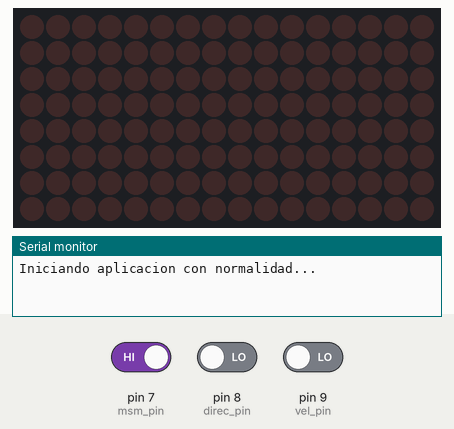
The sketch below on a simulated Arduino Uno, built with avr-gcc and run on an emulated ATmega328P. On the bench: 16×8 LED matrix, the last lines printed to the serial monitor. The inputs (shaded band) are chosen by the test bench; at power-on: pin 7 (msm_pin) HIGH, pin 8 (direc_pin) LOW, pin 9 (vel_pin) LOW.

Above: at 1.2 s.
1.3 s: pin 7 (msm_pin) driven LOW
At 1.75 s:
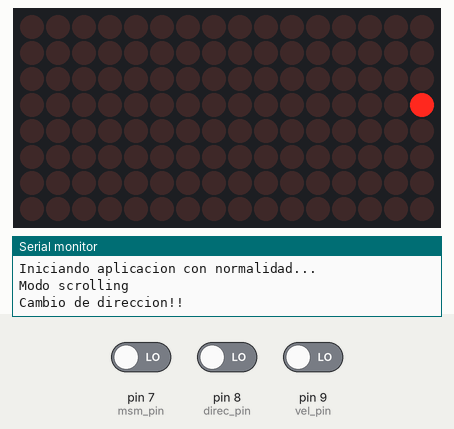
4.0 s: pin 8 (direc_pin) driven HIGH
At 4.47 s:
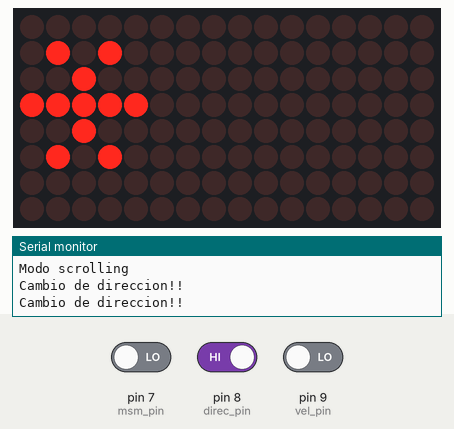
5.5 s: pin 9 (vel_pin) driven HIGH
At 5.9 s:
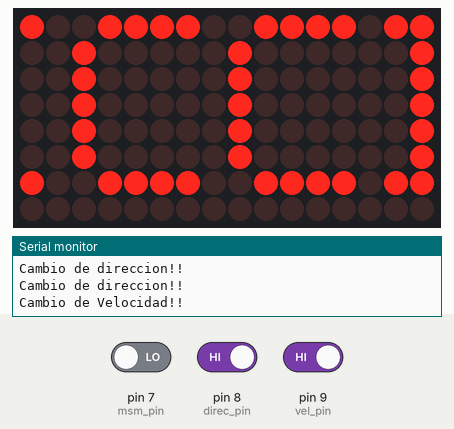
7.5 s: pin 8 (direc_pin) driven LOW
At 8.6 s:
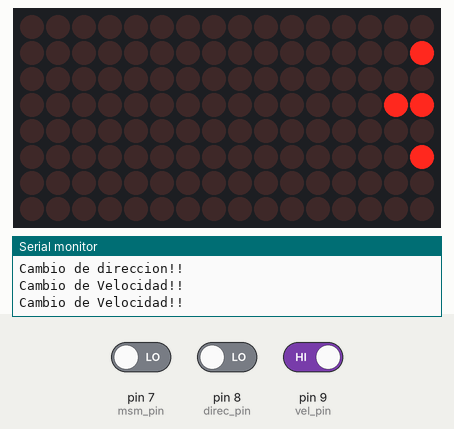
10.2 s: pin 9 (vel_pin) driven LOW
At 10.75 s:
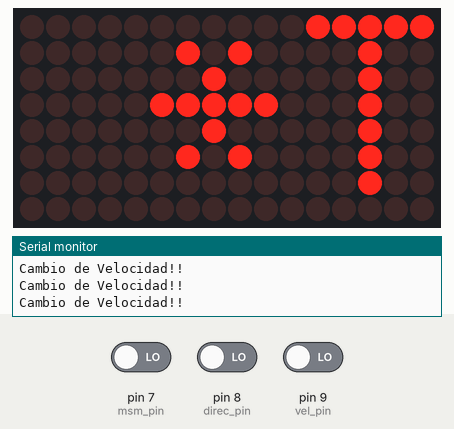
12.4 s: pin 7 (msm_pin) driven HIGH
At 13.6 s:
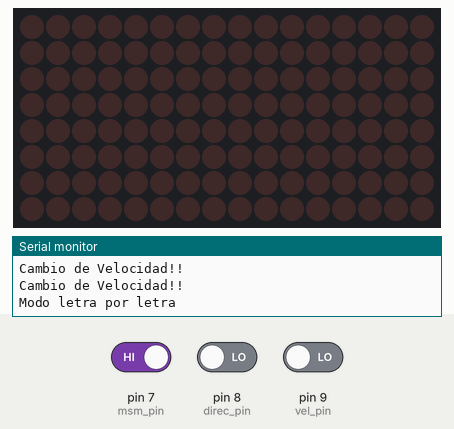
Timing chart, 0 to 14.9 s (numbered marks = the images above; inputs shaded):
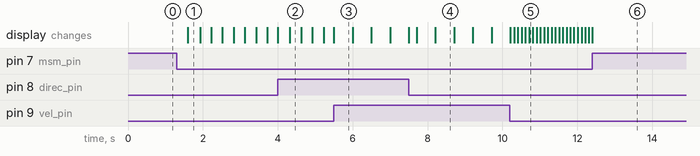

The sketch:

ARQUI_P1_Slider.ino
```cpp
//Importaciones
#include <MD_Parola.h>
#include <MD_MAX72xx.h>
#include <SPI.h>

//Codigo de control de matriz
//Configuracion de las matrices
#define HARDWARE_TYPE MD_MAX72XX::ICSTATION_HW
#define MAX_DEVICES 2
#define CLK_PIN   13
#define DATA_PIN  11
#define CS_PIN    10
int direc_pin =8;
int vel_pin=9;
int msm_pin=7;
int indice=0;

MD_Parola P = MD_Parola(HARDWARE_TYPE, CS_PIN, MAX_DEVICES);

//Parametros Scrolling

uint8_t scrollSpeed = 30;    // velocidad
textEffect_t scrollEffect = PA_SCROLL_LEFT;
textPosition_t scrollAlign = PA_LEFT;

uint16_t scrollPause = 1000; // en milisegundos

// Global message buffers shared by Serial and Scrolling functions
#define  BUF_SIZE  75
char curMessage[BUF_SIZE] = { "" };
char newMessage[BUF_SIZE] = { "*TP1 - GRUPO 11 - SECCION B*" };
bool newMessageAvailable = true;
int  direccionAnterior=1;
int modoAnterior=1;

void readSerial(void)
{

  static char *cp = newMessage;

  while (Serial.available()){
    *cp = (char)Serial.read();
    if ((*cp == '\n') || (cp - newMessage >= BUF_SIZE-2)){
      *cp = '\0'; // end the string

      cp = newMessage;
      newMessageAvailable = true;
    }
    else  // move char pointer to next position
      cp++;
  }
}
void cambioVelocidad(){
    if (digitalRead(vel_pin)==1){
    Serial.println("Cambio de Velocidad!!");
    if(scrollSpeed==30){
      scrollSpeed=100;
    }else{
      scrollSpeed=30;
    }
     P.setSpeed(scrollSpeed) ;
    delay(500);
  }

}

void cambioDireccion(){
  if (digitalRead(direc_pin)==1&&direccionAnterior==0){
    Serial.println("Cambio de direccion!!");
    direccionAnterior=1;
    scrollEffect = PA_SCROLL_RIGHT;
    scrollAlign = PA_RIGHT;
    P.displayClear();// limpia las matrices y se reinicia la animación
    P.displayText(curMessage, scrollAlign, scrollSpeed, scrollPause, scrollEffect, scrollEffect);
    delay(200);
  }
  if (digitalRead(direc_pin)==0&&direccionAnterior==1){
    Serial.println("Cambio de direccion!!");
    direccionAnterior=0;
    scrollEffect = PA_SCROLL_LEFT;
    scrollAlign = PA_LEFT;
    P.displayClear();// limpia las matrices y se reinicia la animación
    P.displayText(curMessage, scrollAlign, scrollSpeed, scrollPause, scrollEffect, scrollEffect);
    delay(200);
  }

}

void setup() {
  Serial.begin(9600);
  Serial.println("Iniciando aplicacion con normalidad...\n");

  P.begin();
  P.displayText(curMessage, scrollAlign, scrollSpeed, scrollPause, scrollEffect, scrollEffect);
  pinMode(direc_pin,INPUT);
  pinMode(vel_pin,INPUT);
  pinMode(msm_pin,INPUT);
}

void loop() {

  modoDisplay();


}
void modoDisplay(){
  cambioVelocidad();
    if(digitalRead(msm_pin)==0&&modoAnterior==1){
        Serial.println("Modo scrolling");
        modoAnterior=0;
        P.displayClear();
        P.displayText(curMessage, scrollAlign, scrollSpeed, scrollPause, scrollEffect, scrollEffect);
    }
    if(digitalRead(msm_pin)==0&&modoAnterior==0){

        cambioDireccion();
        if (P.displayAnimate())
        {
          if (newMessageAvailable)
          {
            strcpy(curMessage, newMessage);
            newMessageAvailable = false;
          }
            P.displayReset();
        }
        readSerial();
    }
    if(digitalRead(msm_pin)==1&&modoAnterior==0){
      Serial.println("Modo letra por letra");
      modoAnterior=1;
      P.displayClear();
    }
    if(digitalRead(msm_pin)==1&&modoAnterior==1){
      P.displayClear();
      P.setTextEffect(PA_NO_EFFECT ,PA_NO_EFFECT);
      P.setTextAlignment(PA_CENTER);
      char letra[5]={' ',' ',newMessage[indice],' ',' '};
      P.setTextBuffer(letra);
      P.displayAnimate();
      indice++;
      delay(scrollSpeed*5);
      P.displayReset();
      if (indice>28){
        indice=0;
      }
    }
}
```

Measured:
- after the input at 1.3 s, the display: changes after 0.30 s (image 1)
- after the input at 4.0 s, the display: first changes at once (image 2 shows a later state)
- after the input at 7.5 s, the display: first changes at once (image 4 shows a later state)
- after the input at 12.4 s, the display: changes at once (image 6)
- what the display in image 3 shows lasts 0.5 s, from 5.5 s to 6.0 s
